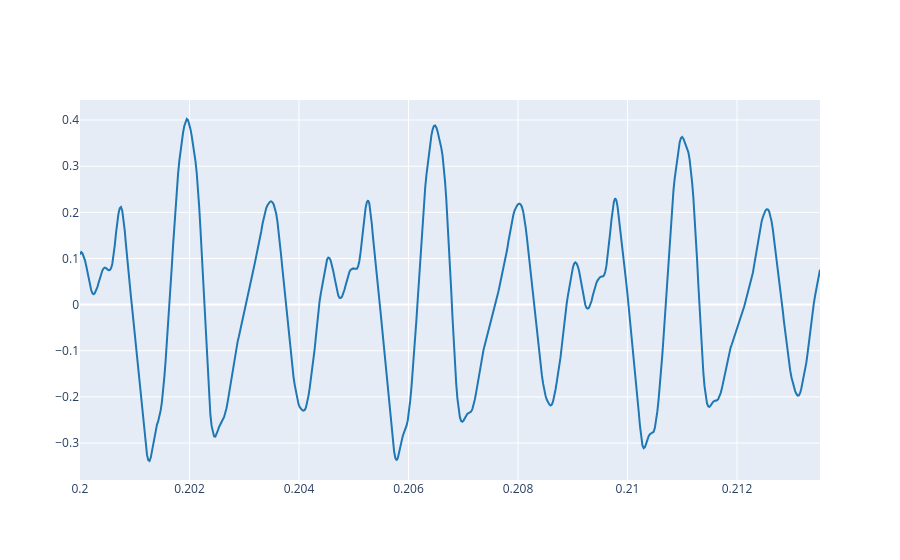

The code cell stored with this chart in its notebook:
### Markdown cell above
2.3. Plot three periods of the signal using the `plot_signals` function and selecting `t_start` and `t_end` arguments accordingly. Try to get the first periods of the audio signal but avoiding the attack section.

### Code cell
#Un periodo dura 0,00451 s, Por tanto, tres períodos: 3T = 3 × 0,00451 ≈ 0,01354 s

t_start = 0.20
t_end   = 0.21354

#Diferencia: 0,21354 − 0,20 = 0,01354 s

plot_signals(ref, fs, t_start=0.20, t_end=0.21354)

### Figure 1 — Plotly figure (JSON) as saved in the notebook; plotly's stock layout.template omitted (floating-point values rounded to 4 significant figures; data arrays with more than 128 entries replaced by an {"elided": "..."} marker saying what was removed)
{"data": [{"line": {"color": "#1f77b4", "shape": "linear"}, "mode": "lines", "name": "audio signal 0", "type": "scatter", "x": {"elided": "597 float values"}, "y": {"elided": "597 float values"}}], "layout": {}}
